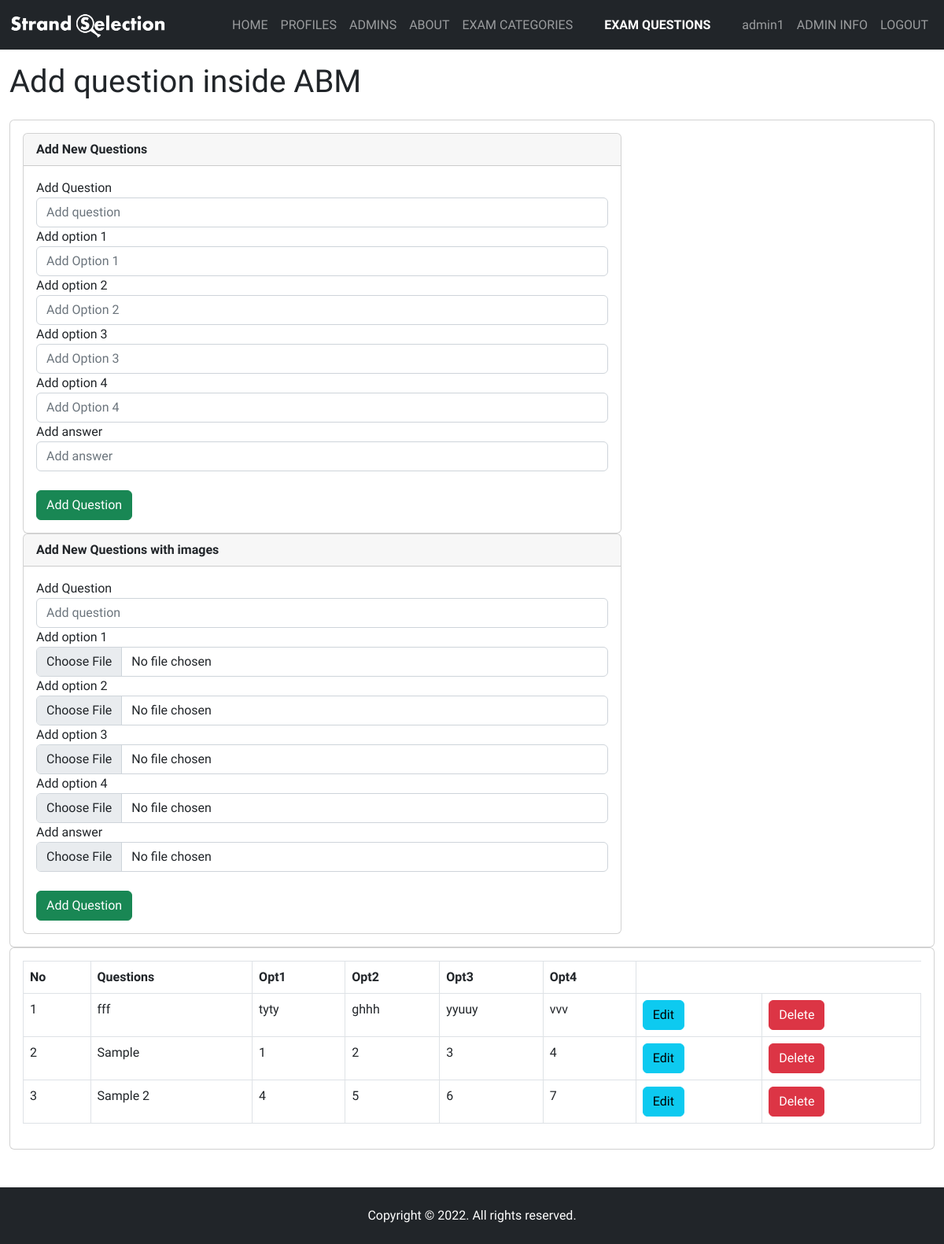
The app's page /Admin/add_edit_questions.php?id=9 (signed in) with its own data.
### tables this page shows
CREATE TABLE `exam_category` (
  `id` int(11) NOT NULL,
  `category` varchar(100) NOT NULL,
  `topic` varchar(100) NOT NULL,
  `exam_time_in_minutes` varchar(5) NOT NULL
);

CREATE TABLE `questions` (
  `id` int(11) NOT NULL,
  `question_no` varchar(10) NOT NULL,
  `question` varchar(500) NOT NULL,
  `opt1` varchar(100) NOT NULL,
  `opt2` varchar(100) NOT NULL,
  `opt3` varchar(100) NOT NULL,
  `opt4` varchar(100) NOT NULL,
  `answer` varchar(100) NOT NULL,
  `category` varchar(100) NOT NULL
);

### Admin/add_edit_questions.php (the view, shortened to what this page needs)
<!doctype html>
<html lang="en">
<head>
    <link href="https://cdn.jsdelivr.net/npm/bootstrap@5.2.2/dist/css/bootstrap.min.css" rel="stylesheet">
    <link rel="stylesheet" href="custom_css.css">
</head>
<body>
    <nav class="navbar navbar-expand-md fixed-top navbar-dark bg-dark">
        <div class="container-fluid">
            <a class="navbar-brand" href="#">
                <img src="./images/SystemBrandWhiteVer2.png" alt="Logo" width="200" height="34" class="d-inline-block align-text-top">
            </a>
            <div class="collapse navbar-collapse justify-content-end" id="navbarCollapse">
                <ul class="navbar-nav">
                    <li class="nav-item">
                        <a class="nav-link" href="home.php">HOME</a>
                    </li>
                    <li class="nav-item">
                        <a class="nav-link" href="profiles.php">PROFILES</a>
                    </li>
                    <li class="nav-item">
                        <a class="nav-link" href="admins.php">ADMINS</a>
                    </li>
                    <li class="nav-item">
                        <a class="nav-link" href="about.php">ABOUT</a>
                    </li>
                    <li class="nav-item">
                        <a class="nav-link" href="exam_category.php">EXAM CATEGORIES</a>
                    </li>
                    <li class="nav-item px-4 fw-bold">
                        <a class="nav-link active" aria-current="page" href="add_edit_exam_questions.php">EXAM QUESTIONS</a>
                    </li>
                    <li class="nav-item">
                        <a class="nav-link"><?php
                                            echo $_SESSION['admin']; ?></a>
                    </li>
                    <li class="nav-item">
                        <a class="nav-link" href="admininfo.php">ADMIN INFO</a>
                    </li>
                    <li class="nav-item">
                        <a class="nav-link" href="logout.php">LOGOUT</a>
                    </li>
                </ul>
            </div>
        </div>
    </nav>
    <?php
    include "connection.php";
    if (isset($_GET["id"])) {
        $id = $_GET["id"];
        $exam_category = '';
        $sql = "SELECT * FROM `exam_category` WHERE `id`='$id'";
        $result = $link->query($sql);
        if ($result->num_rows > 0) {
            while ($row = $result->fetch_assoc()) {
                $exam_category = $row['category'];
            }
        }
    }
    ?>
    <section class="d-flex flex-column justify-content-center align-items-center py-5">
        <div class="row" style="width:100%">
            <div class="breadcrumbs">
                <div class="col-sm-12">
                    <div class="page-header float-left">
                        <div class="page-title">
                            <h1>Add question inside <?php echo $exam_category; ?></h1>
                        </div>
                    </div>
                </div>
            </div>
            <div class="content mt-3">
                <div class="animated fadeIn">
                    <div class="row">
                        <div class="col-lg-12">
                            <div class="card">
                                <form name="form1" action="" method="post" enctype="multipart/form-data">
                                    <div class="card-body">
                                        <div class="col-lg-8">
                                            <div class="card">
                                                <div class="card-header"><strong>Add New Questions</strong></div>
                                                <div class="card-body card-block">
                                                    <div class="form-group"><label for="company" class=" form-control-label">
                                                            Add Question</label><input type="text" name="question" placeholder="Add question" class="form-control"></div>
                                                    <div class="form-group"><label for="company" class=" form-control-label">
                                                            Add option 1 </label><input type="text" name="opt1" placeholder="Add Option 1" class="form-control"></div>
                                                    <div class="form-group"><label for="company" class=" form-control-label">
                                                            Add option 2 </label><input type="text" name="opt2" placeholder="Add Option 2" class="form-control"></div>
                                                    <div class="form-group"><label for="company" class=" form-control-label">
                                                            Add option 3 </label><input type="text" name="opt3" placeholder="Add Option 3" class="form-control"></div>
                                                    <div class="form-group"><label for="company" class=" form-control-label">
                                                            Add option 4 </label><input type="text" name="opt4" placeholder="Add Option 4" class="form-control"></div>
                                                    <div class="form-group"><label for="company" class=" form-control-label">
                                                            Add answer </label><input type="text" name="answer" placeholder="Add answer" class="form-control"></div>
                                                    <br>
                                                    <div class="form-group">
                                                        <input type="submit" name="submit1" value="Add Question" placeholder="" class="btn btn-success">
                                                    </div>
                                                </div>
                                            </div>
                                        </div>
                                        <div class="col-lg-8">
                                            <div class="card">
                                                <div class="card-header"><strong>Add New Questions with images</strong></div>
                                                <div class="card-body card-block">
                                                    <div class="form-group"><label for="company" class=" form-control-label">
                                                            Add Question</label><input type="text" name="fquestion" placeholder="Add question" class="form-control"></div>
                                                    <div class="form-group"><label for="company" class=" form-control-label">
                                                            Add option 1 </label><input type="file" name="fopt1" class="form-control"></div>
                                                    <div class="form-group"><label for="company" class=" form-control-label">
                                                            Add option 2 </label><input type="file" name="fopt2" class="form-control"></div>
                                                    <div class="form-group"><label for="company" class=" form-control-label">
                                                            Add option 3 </label><input type="file" name="fopt3" class="form-control"></div>
                                                    <div class="form-group"><label for="company" class=" form-control-label">
                                                            Add option 4 </label><input type="file" name="fopt4" class="form-control"></div>
                                                    <div class="form-group"><label for="company" class=" form-control-label">
                                                            Add answer </label><input type="file" name="fanswer" placeholder="Add answer" class="form-control"></div>
                                                    <br>
                                                    <div class="form-group">
                                                        <input type="submit" name="submit2" value="Add Question" placeholder="" class="btn btn-success">
                                                    </div>
                                                </div>
                                            </div>
                                        </div>
                                </form>
                            </div>
                        </div>
                    </div>
                </div>
            </div>
            <div class="row">
                <div class="col-lg-12">
                    <div class="card">
                        <div class="card-body">
                            <table class="table table-bordered">
                                <tr>
                                    <th>No</th>
                                    <th>Questions</th>
                                    <th>Opt1</th>
                                    <th>Opt2</th>
                                    <th>Opt3</th>
                                    <th>Opt4</th>
                                </tr>
                                <?php
$res = mysqli_query($link, "SELECT * FROM questions WHERE category = '$exam_category' ORDER BY question_no ASC");
$questionNumber = 1;
while ($row = mysqli_fetch_array($res)) {
    echo "<tr>";
    echo "<td>";
    echo $questionNumber;
    echo "</td>";
    echo "<td>";
    echo $row["question"];
    echo "</td>";
    echo "<td>";
    echo $row["opt1"];
    echo "</td>";
    echo "<td>";
    echo $row["opt2"];
    echo "</td>";
    echo "<td>";
    echo $row["opt3"];
    echo "</td>";
    echo "<td>";
    echo $row["opt4"];
    echo "</td>";
    echo "<td>";
    if (strpos($row["opt4"], 'opt_images/') !== false) {
        ?>
        <a class="btn btn-info" href="edit_option_images.php?id=<?php echo $row['id']; ?>&id1=<?php echo $id; ?>">Edit</a>
        <?php
    } else {
        ?>
        <a class="btn btn-info" href="edit_option.php?id=<?php echo $row["id"]; ?>&id1=<?php echo $id; ?>">Edit</a>
        <?php
    }
    echo "</td>";
    echo "<td>";
    ?>
    <a class="btn btn-danger" href="delete_option.php?id=<?php echo $row["id"]; ?>&id1=<?php echo $id; ?>">Delete</a>
    <?php
    echo "</td>";
    echo "</tr>";
    $questionNumber++;
}
echo "</table>";
echo "</div>";
echo "</div>";
echo "</div>";
echo "</div>";
echo "</div>";
    ?>
    </section>
    <footer class="d-flex flex-column flex-md-row text-center justify-content-center py-4 px-4 px-xl-5 bg-dark">
        <div class="text-white mb-3 mb-md-0">
            Copyright © 2022. All rights reserved.
        </div>
    </footer>
</body>
</html>

### Admin/custom_css.css (style rules this page uses)
body, html { height: 100%; font-family: 'Chakra Petch'; }
section { min-height: 100%; }
.py-5 { padding-top: 5rem !important; }

### records on screen
exam_category: category "ABM"
questions: question "fff", opt1 "tyty", opt2 "ghhh", opt3 "yyuuy", opt4 "vvv"
questions: question "Sample", opt1 "1", opt2 "2", opt3 "3", opt4 "4"
questions: question "Sample 2", opt1 "4", opt2 "5", opt3 "6", opt4 "7"

### other values on screen
$_SESSION['admin'] "admin1"
